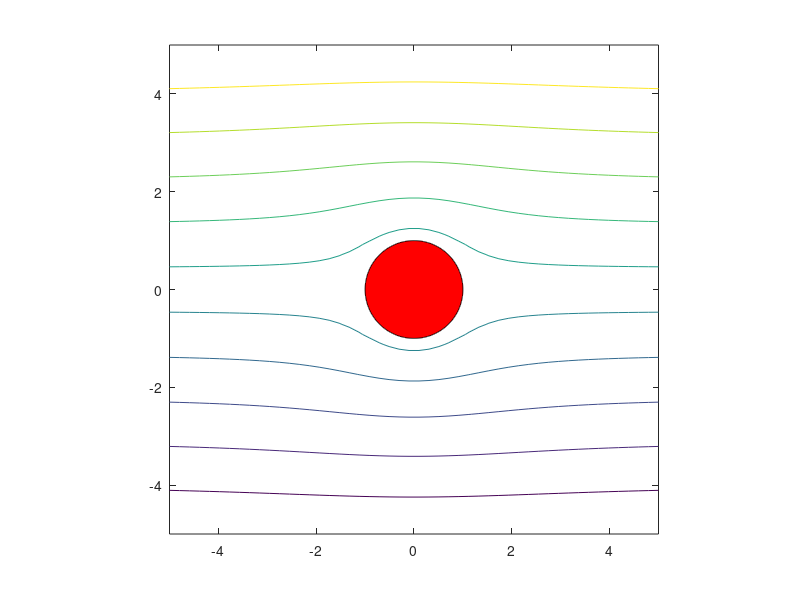
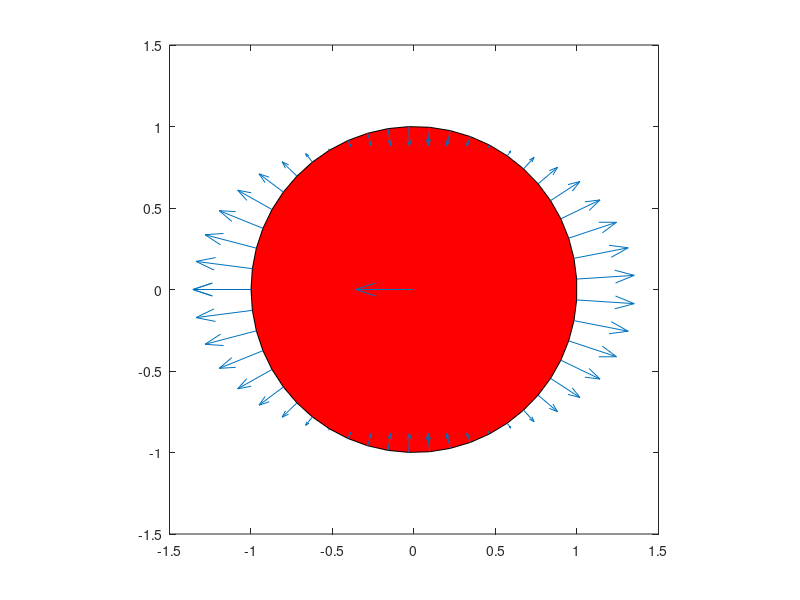

Recreate these plots in MATLAB, in order.
function [XX, YY, ZZ] = vfield()
%%VFIELD bla bla bla
    u_inf = 1;
    alpha = 0;
    r = 1;
    n = 50;
    dF = @(x, y)((u_inf*exp(-1i*alpha)).*(x+y.*1i + ((r^2)./(x+y.*1i))));
    
    X = linspace(-5*r, 5*r, n);
    Y = X;
    
    [XX, YY] = meshgrid(X, Y);
    
    inside = (XX.^2 + YY.^2) < (r^2);
    
    ZZ = dF(XX, YY);
    ZZ(inside) = 0;
    
    CC = linspace(0, 2*pi, 1000);
    CX = cos(CC);
    CY = sin(CC);
    
    %Líneas de corriente
    figure(1);
    contour(XX, YY, imag(ZZ));
    hold on;
    fill(CX, CY, 'r');
    hold off;
    axis([-5*r 5*r -5*r 5*r]);
    axis square;
    
    %Presiones en el contorno
    %figure(2);
    phi = linspace(0, 2*pi, 50);
    pX = -r*cos(phi);
    pY = r*sin(phi);
    pV = abs(dF(pX, pY));
    Cp = 1 - (pV./u_inf).^2;
    %plot(phi, Cp);
    
    tpX = sum(+cos(phi).*Cp);
    tpY = sum(-sin(phi).*Cp);
    
    figure(2);
    fill(pX, pY, 'r');
    hold on;
    quiver([0, pX], [0, pY], [tpX, cos(phi).*Cp], [tpY, -sin(phi).*Cp]);
    hold off;
    axis([-1.5*r 1.5*r -1.5*r 1.5*r]);
    axis square;
end
